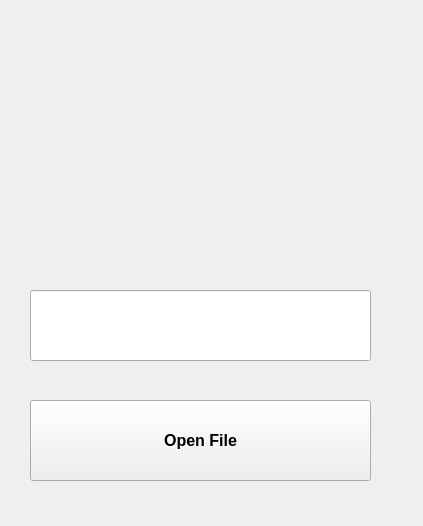
<?xml version="1.0" encoding="UTF-8"?>
<ui version="4.0">
 <class>MainWindow</class>
 <widget class="QMainWindow" name="MainWindow">
  <property name="geometry">
   <rect>
    <x>0</x>
    <y>0</y>
    <width>423</width>
    <height>526</height>
   </rect>
  </property>
  <property name="font">
   <font>
    <pointsize>19</pointsize>
   </font>
  </property>
  <property name="windowTitle">
   <string>Form1</string>
  </property>
  <widget class="QWidget" name="centralwidget">
   <widget class="QPushButton" name="pushButton">
    <property name="geometry">
     <rect>
      <x>30</x>
      <y>400</y>
      <width>341</width>
      <height>81</height>
     </rect>
    </property>
    <property name="font">
     <font>
      <pointsize>12</pointsize>
      <weight>75</weight>
      <bold>true</bold>
     </font>
    </property>
    <property name="text">
     <string>Open File</string>
    </property>
   </widget>
   <widget class="QLabel" name="label">
    <property name="geometry">
     <rect>
      <x>90</x>
      <y>60</y>
      <width>221</width>
      <height>141</height>
     </rect>
    </property>
    <property name="text">
     <string>&lt;html&gt;&lt;head/&gt;&lt;body&gt;&lt;p&gt;&lt;img src=&quot;:/Icons/festastic.ico&quot;/&gt;&lt;img src=&quot;:/Icons/kompare-2.png&quot;/&gt;&lt;/p&gt;&lt;/body&gt;&lt;/html&gt;</string>
    </property>
   </widget>
   <widget class="QLineEdit" name="lineEdit">
    <property name="geometry">
     <rect>
      <x>30</x>
      <y>290</y>
      <width>341</width>
      <height>71</height>
     </rect>
    </property>
    <property name="font">
     <font>
      <family>Ubuntu</family>
      <pointsize>30</pointsize>
      <weight>75</weight>
      <bold>true</bold>
     </font>
    </property>
   </widget>
  </widget>
 </widget>
 <resources>
  <include location="Resource.qrc"/>
 </resources>
 <connections>
  <connection>
   <sender>pushButton</sender>
   <signal>clicked()</signal>
   <receiver>MainWindow</receiver>
   <slot>OpenFile()</slot>
   <hints>
    <hint type="sourcelabel">
     <x>179</x>
     <y>338</y>
    </hint>
    <hint type="destinationlabel">
     <x>330</x>
     <y>233</y>
    </hint>
   </hints>
  </connection>
  <connection>
   <sender>pushButton</sender>
   <signal>clicked()</signal>
   <receiver>MainWindow</receiver>
   <slot>OpenFile()</slot>
   <hints>
    <hint type="sourcelabel">
     <x>282</x>
     <y>441</y>
    </hint>
    <hint type="destinationlabel">
     <x>397</x>
     <y>390</y>
    </hint>
   </hints>
  </connection>
 </connections>
 <slots>
  <slot>OpenFile()</slot>
 </slots>
</ui>
